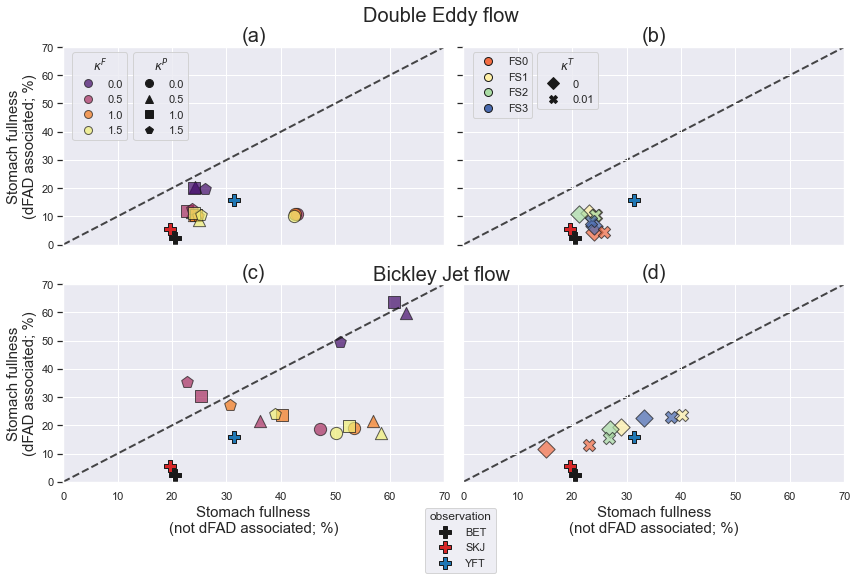

Recreate this plot in Python.
#!/usr/bin/env python3
# -*- coding: utf-8 -*-
"""
Created on Tue Nov  2 13:24:22 2021

@author: nooteboom
"""
import numpy as np
from netCDF4 import Dataset
import matplotlib.pylab as plt
import seaborn as sns
sns.set()
import matplotlib.cm as mcm
from matplotlib.lines import Line2D

cmap = mcm.get_cmap('inferno')

fa = [0.,0.5, 1.,1.5]# kappaF
kpa = [0.,0.5, 1.,1.5]# kappaP

fs = 20

def plot_obs(ax):
    cos = ['k', 'tab:red', 'tab:blue']
    # define quantiles
    dic = {}

    # mean values
    dic['BETFm'] = 0.0226173391060002 * 100
    dic['BETfm'] = 0.205482266219817 * 100
    dic['SKJFm'] = 0.054317799601853 * 100
    dic['SKJfm'] = 0.19608406163893 * 100
    dic['YFTFm'] = 0.158040661442371 * 100
    dic['YFTfm'] = 0.314216508889378 * 100

    ax.scatter(dic['BETfm'],dic['BETFm'],marker = 'P', c=cos[0], s=160, edgecolor='k')
    ax.scatter(dic['SKJfm'],dic['SKJFm'],marker = 'P', c=cos[1], s=160, edgecolor='k')
    ax.scatter(dic['YFTfm'],dic['YFTFm'],marker = 'P', c=cos[2], s=160, edgecolor='k')

def fStomach2(nc, nf, nfi, nt, nti, nfc=0, ntc=0, it=0):
    nct = nc['Tsta'][nfc+nfi,ntc+nti,it,nf[nfi]:]
    nct2 = nc['Tstna'][nfc+nfi,ntc+nti,it,nf[nfi]:]

    if(not nct.mask.all()):
        Sta = np.nanmean(nct)
    else:
        Sta = np.nan
    if(not nct2.mask.all()):
        Stna = np.nanmean(nct2)
    else:
        Stna = np.nan
    return Sta, Stna

def make_subplot(ax, con='BJ', t=0.01, i=0.01, p=0, nfi = 5, pa=0.1,
                 title='', leg=True):
    symb = ['o','^','s', 'p']
    ax.plot([0,100],[0,100], '--', linewidth=2, c='k', alpha=0.8)
    dirr = 'input/'
    nc = Dataset(dirr+'FADst%s_T%.2f_F%.2f_P%.2f_I%.2f_p%.1f_Pa%.1f.nc'%(con,t,0,0,i,p,pa))
    nf, nt = (nc['FADs'][:], nc['tuna'][:])
    
    print('number of FADs:',nf[nfi])
    
    Sta = np.zeros((len(fa), len(kpa)))
    Stna = np.zeros((len(fa), len(kpa)))
    for fi, f in enumerate(fa):
        for kpi, kp in enumerate(kpa):
            nc = Dataset(dirr + 'FADst%s_T%.2f_F%.2f_P%.2f_I%.2f_p%.1f_Pa%.1f.nc'%(con,t,f,kp,i,p,pa))
            nf, nt = (nc['FADs'][:], nc['tuna'][:])#np.meshgrid
            for it in range(1):
                for nti in range(len(nt)):
                    Sta[fi,kpi], Stna[fi,kpi] = fStomach2(nc, nf, nfi,
                                                                      nt, nti) 
    # from index to percentage
    Sta *= 100
    Stna *= 100   
    
    for fi in range(len(fa)):
        color = cmap(0.2+fi/len(fa))
        if(fa[fi]>0):
            ax.scatter(Stna[fi,0], Sta[fi,0], s = size, marker=symb[0],
                       edgecolor='k', color=color, alpha=0.7)
        ax.scatter(Stna[fi,1] , Sta[fi,1], s = size, marker=symb[1],
                     edgecolor='k', color=color, alpha=0.7)
        ax.scatter(Stna[fi,2], Sta[fi,2], s = size, marker=symb[2],
                      edgecolor='k', color=color, alpha=0.7)
        ax.scatter(Stna[fi,3], Sta[fi,3], s = size, marker=symb[3],
                      edgecolor='k', color=color, alpha=0.7)

    ax.set_title(title, fontsize=fs)
    plot_obs(ax)
    
    if(leg):
        #legend
        custom_lines = []
        for fi in range(len(fa)):
            custom_lines.append(Line2D([0], [0], color=cmap(0.2+fi/len(fa)),
                                lw=0, marker='o', markeredgecolor='k',
                                markersize=8, alpha=0.7))
        ax.legend(custom_lines, fa, title='$\kappa^F$',
                     loc='upper left', bbox_to_anchor=(.01, 1),
                     ncol=1)
        custom_lines = []
        for kpi in range(len(kpa)):
            custom_lines.append(Line2D([0], [0], color='k',
                                lw=0, marker=symb[kpi], markeredgecolor='k',
                                markersize=8))
        ax2 = ax.twinx()
        ax2.get_yaxis().set_visible(False)
        ax2.legend(custom_lines, fa, title='$\kappa^P$',
                     loc='upper left', bbox_to_anchor=(.17, 1),
                     ncol=1)

def make_subplot2(ax, con='BJ', Pa=0.1, nfi=2, title='',
                 kp = 0.5, kf = 1.5, i=0.01,
                 cmap=mcm.get_cmap('Spectral'), leg=True):
    symb = ['D','X','s', 'p']
    
    dirr = 'input/'
    nc = Dataset(dirr+'FADst%s_T%.2f_F%.2f_P%.2f_I%.2f_p%.1f_Pa%.1f.nc'%(con,0.01,0,0,i,0.95,Pa))
    nf, nt = (nc['FADs'][:], nc['tuna'][:])
    print('number of FADs: ',nf[nfi])
    ta = [0, 0.01]
    pa = [-2,-1,0,0.95]
    Sta = np.zeros((len(pa), len(ta)))
    Stna = np.zeros((len(pa), len(ta)))
    for pi, p in enumerate(pa):
        for ti, t in enumerate(ta):
            nc = Dataset(dirr + 'FADst%s_T%.2f_F%.2f_P%.2f_I%.2f_p%.1f_Pa%.1f.nc'%(con,t,kf,kp,i,p,Pa))
            nf, nt = (nc['FADs'][:], nc['tuna'][:])
            for it in range(1):
                for nti in range(len(nt)):
                    Sta[pi,ti], Stna[pi,ti] = fStomach2(nc, nf, nfi, nt, nti) 
    # from index to percentage
    Sta *= 100
    Stna *= 100   
    
    for pi in range(len(pa)):
        color = cmap(0.2+pi/len(pa))
        ax.scatter(Stna[pi,0], Sta[pi,0], s = size, marker=symb[0],
                      edgecolor='k', color=color, alpha=0.7)
    for pi in range(len(pa)):
        print(pa[pi])
        print(Stna[pi,1] , Sta[pi,1])
        color = cmap(0.2+pi/len(pa))
        ax.scatter(Stna[pi,1] , Sta[pi,1], s = size, marker=symb[1],
                     edgecolor='k', color=color, alpha=0.7)
        
        
    ax.plot([0,100],[0,100], '--', linewidth=2, c='k', alpha=0.8, zorder=0)
    ax.set_title(title, fontsize=fs)
    plot_obs(ax)

    if(leg):
        #legends
        custom_lines = []
        for fi in range(len(pa)):
            custom_lines.append(Line2D([0], [0], color=cmap(0.2+fi/len(pa)),
                                lw=0, marker='o', markeredgecolor='k',
                                markersize=8))
        ax.legend(custom_lines, ['FS0','FS1','FS2','FS3'],# title='p',
                     loc='upper left', bbox_to_anchor=(.01, 1),
                     ncol=1)
        custom_lines = []
        for kpi in range(len(ta)):
            custom_lines.append(Line2D([0], [0], color='k',
                                lw=0, marker=symb[kpi], markeredgecolor='k',
                                markersize=8))
        ax2 = ax.twinx()
        ax2.get_yaxis().set_visible(False)
        ax2.legend(custom_lines, [0, 0.01], title='$\kappa^T$',
                     loc='upper left', bbox_to_anchor=(.18, 1),
                     ncol=1)
    ax.set_ylim(0,70)
    ax.set_xlim(0,70)
    
fig, ax = plt.subplots(2, 2, figsize=(14,8), sharey = True, sharex=True)      


size = 150

#legends
if(True):
    custom_lines = [Line2D([0], [0], color='k',
                    lw=0, marker='P', markeredgecolor='k',
                    markersize=12),
                    Line2D([0], [0], color='tab:red',
                    lw=0, marker='P', markeredgecolor='k',
                    markersize=12),
                    Line2D([0], [0], color='tab:blue',
                    lw=0, marker='P', markeredgecolor='k',
                    markersize=12)]
    ax3 = ax[1,0].twinx()
    ax3.get_yaxis().set_visible(False)
    ax3.legend(custom_lines, ['BET', 'SKJ', 'YFT'], title='observation',
                 loc='upper right', bbox_to_anchor=(1.15, -.102))
else:
    custom_lines = [Line2D([0], [0], color='k',
                    lw=2,markersize=0),
                    Line2D([0], [0], color='tab:red',
                           linestyle='--',
                    lw=2,markersize=0),
                    Line2D([0], [0], color='tab:blue',
                    lw=2,markersize=0)]
    ax3 = ax[0].twinx()
    ax3.get_yaxis().set_visible(False)
    ax3.legend(custom_lines, ['BET','SKJ', 'YFT'], title='observations',
                 loc='upper right', bbox_to_anchor=(1.15, -.102))



ax[0,0].set_ylabel('Stomach fullness\n(dFAD associated; %)',
              fontsize=fs-5)
ax[1,0].set_ylabel('Stomach fullness\n(dFAD associated; %)',
              fontsize=fs-5)
ax[1,0].set_xlabel('Stomach fullness\n(not dFAD associated; %)', fontsize=fs-5)
ax[1,1].set_xlabel('Stomach fullness\n(not dFAD associated; %)', fontsize=fs-5)

nfi = 3
nfi = 5

t = 0.01
p = -1

kp = 1
kf = 1

make_subplot(ax[1,0], title='(c)', nfi=nfi, t=t, p=p, con='BJ', leg=False)
make_subplot2(ax[1,1], title='(d)', nfi=nfi, kp=kp, kf=kf, con='BJ', leg=False)
plt.figtext(0.5,0.95, "Double Eddy flow", ha="center", va="top", fontsize=fs)
plt.figtext(0.5,0.5, "Bickley Jet flow", ha="center", va="top", fontsize=fs)

make_subplot(ax[0,0], title='(a)', nfi=nfi, t=t, p=p, con='DG')
make_subplot2(ax[0,1], title='(b)', nfi=nfi, kp=kp, kf=kf, con='DG')

plt.subplots_adjust(wspace = .05)
plt.savefig('figure3.png',bbox_inches='tight')
       
plt.show()
      
        
